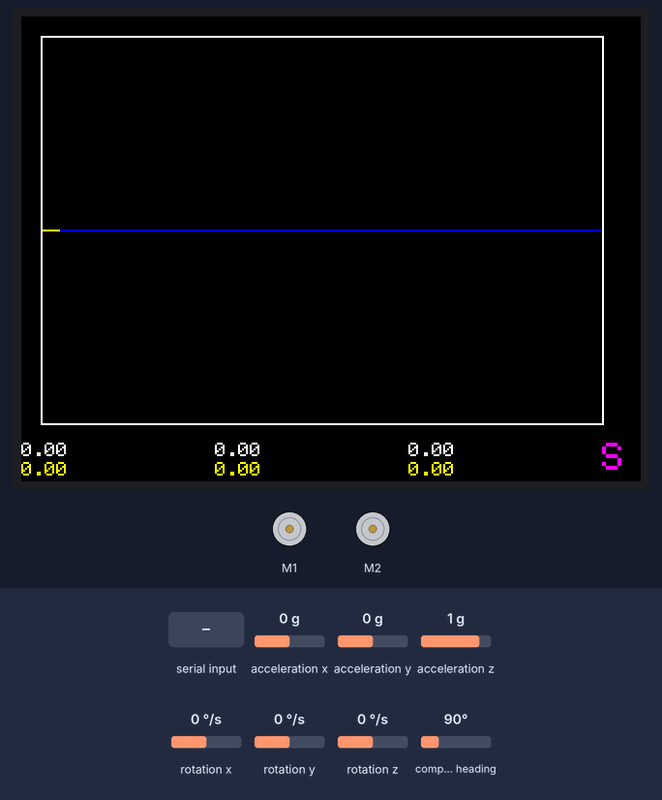
Bench run of a sketch on a simulated Arduino Uno, built with avr-gcc and run on an emulated ATmega328P. Shown: 2 × DC motor (green arrow = forward, orange = backward, longer = faster), 320×240 colour display. Inputs (shaded band) come from the test bench; at power-on: acceleration x 0 g, acceleration y 0 g, acceleration z 1 g, rotation x 0 °/s, rotation y 0 °/s, rotation z 0 °/s, compass heading 90°. What the sketch prints to the serial monitor is not drawn.

Above: at 3.6 s.
3.7 s: "F" received over the second serial link
At 3.88 s:
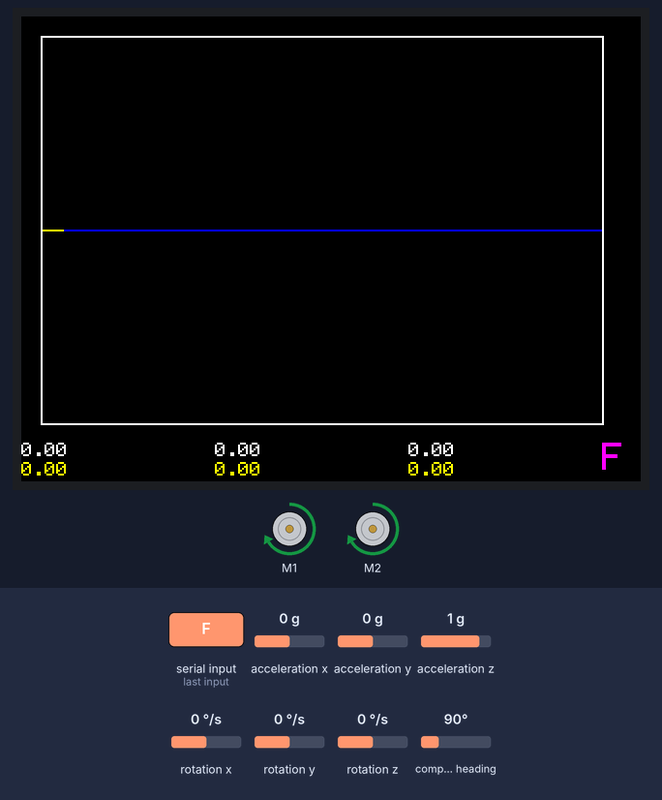
5.7 s: "B" received over the second serial link
At 5.9 s:
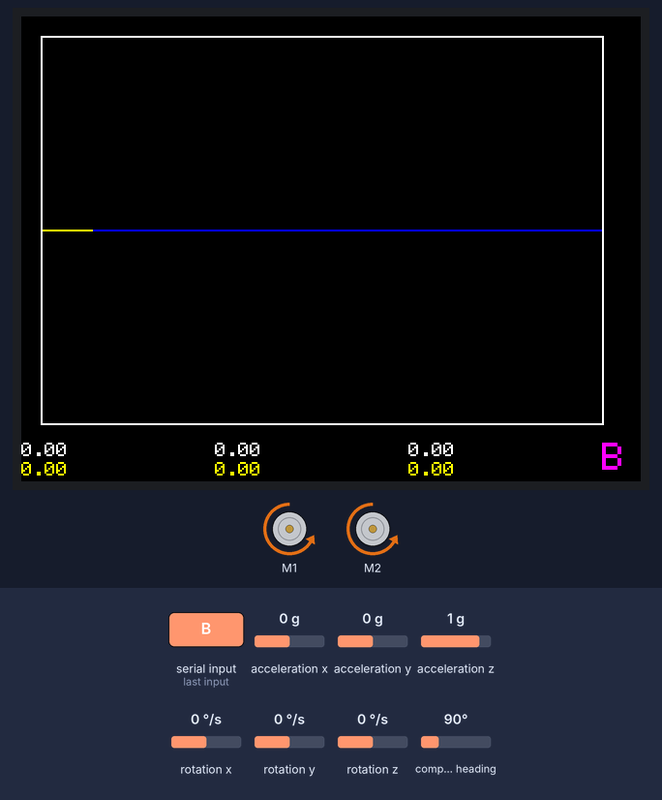
7.7 s: "L" received over the second serial link
At 7.78 s:
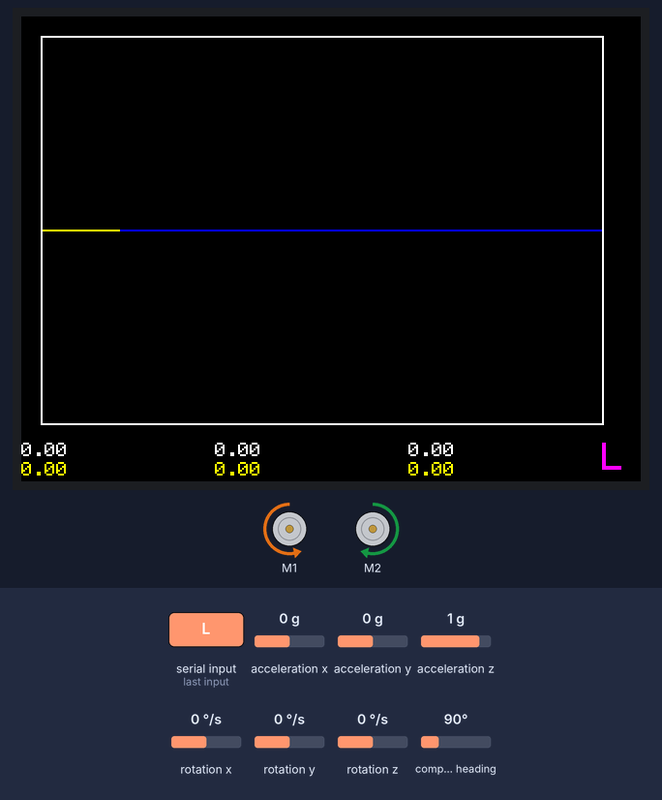
9.6 s: "R" received over the second serial link
At 9.8 s:
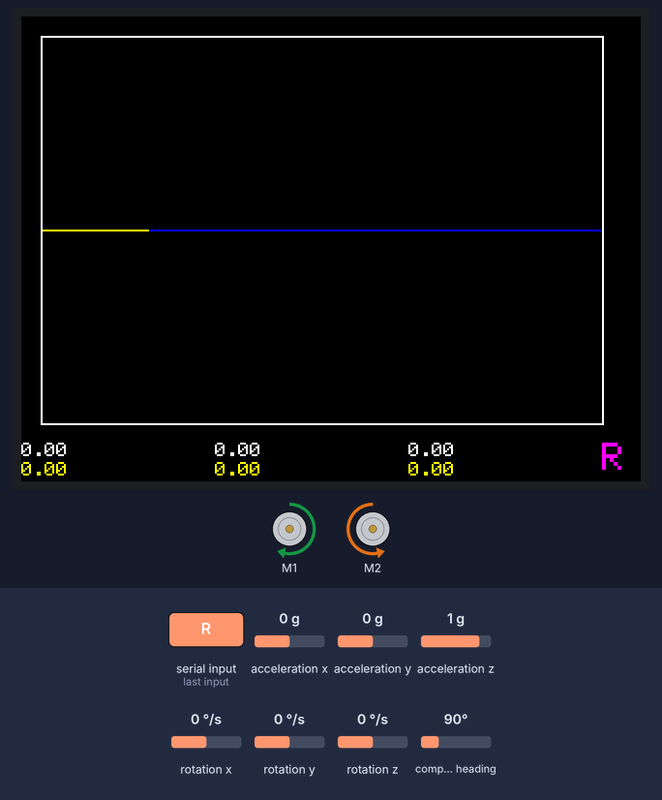
11.6 s: acceleration x set to -1.4 g
At 11.69 s:
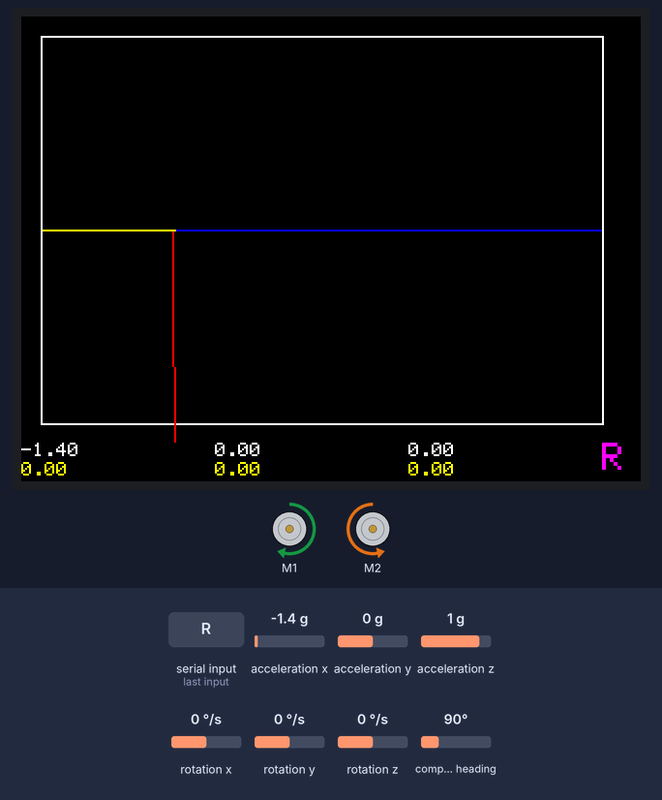
13.1 s: "S" received over the second serial link
At 13.31 s:
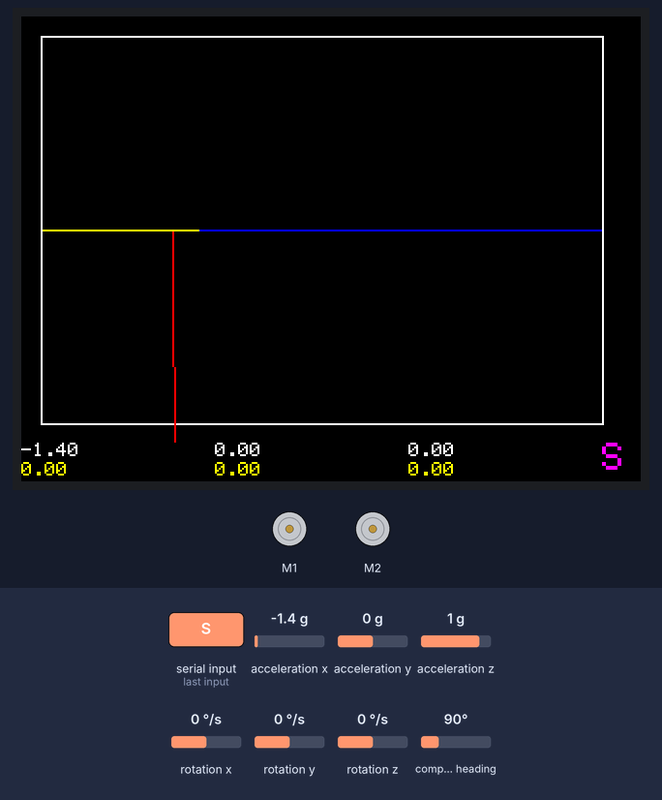
Timing chart, 0 to 16.1 s (numbered marks = the images above; inputs shaded):
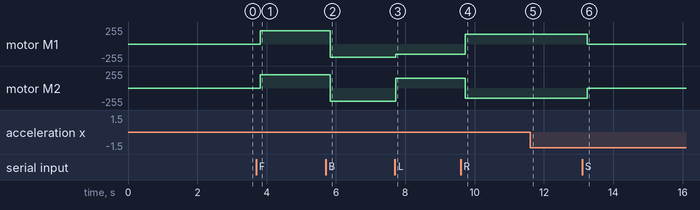

The sketch:

imu_bt_motor_tft2.ino
```cpp
//
// Wiring:
// Motor shield + Arduino Uno at 3.3V
// 240x320 SPI TFT screen
// TFT    Arduino
// --------------
//
// MPU9250 at I2C
//
#include <MPU9250_asukiaaa.h>
#include  <Adafruit_MotorShield.h>
#include <Adafruit_GFX.h>
#include <Adafruit_ILI9341.h>
#include  <SoftwareSerial.h>


#define MOTOR_ADDRESS 0x60
#define IMU_ADDRESS   0x68

#define NUM_COLS      20
#define NUM_ROWS      4

#define BT_SPEED      9600
#define BT_RX         4
#define BT_TX         5

#define TFT_CS        10
#define TFT_RST       8
#define TFT_DC        9
#define TFT_MISO      12
#define TFT_MOSI      11
#define TFT_SCK       13

MPU9250_asukiaaa      imu;
Adafruit_ILI9341      tft = Adafruit_ILI9341(TFT_CS, TFT_DC, TFT_RST);
Adafruit_MotorShield  ams = Adafruit_MotorShield();
Adafruit_DCMotor      *leftMotor = ams.getMotor(1);
Adafruit_DCMotor      *rightMotor = ams.getMotor(2);
SoftwareSerial        bt(BT_RX, BT_TX);

// Global variables
int status;
char cmd = 'S';                   // Command received from BT
float accX, accY, accZ;           // Acceleration from IMU
float girX, girY, girZ;           // Gyro from IMU
float cmpX, cmpY, cmpZ;           // Compass from IMU
float accXcal, accYcal, accZcal;  // Calibratrd acceleration offsets
float girXcal, girYcal, girZcal;  // Calibrated gyro offsets

int yh = 10;
int yl = 210;
int y0 = 110;
float vmin = -1.0;
float vmax = 1.0;
float c = 0.0;
int xmin = 10;
int xmax = 300;
int index = 1;
int maxindex = xmax - xmin -1;
float accXprev, accYprev, accZprev;

float calcCoefficient(int yh, int yl, float vmin, float vmax)
{
  return (float)(yl - yh)/(vmax-vmin);
}

int calcY( int y0, float c, float v)
{
  return y0 - c * v;
}

void drawCoordinates(int yh, int yl, int y0)
{
  tft.drawLine(xmin, yh,  xmax, yh, ILI9341_WHITE);
  tft.drawLine(xmin, yl,  xmax, yl, ILI9341_WHITE);
  tft.drawLine(xmin, yh,  xmin, yl, ILI9341_WHITE);
  tft.drawLine(xmax, yh,  xmax, yl, ILI9341_WHITE);
  tft.drawLine(xmin+1, y0,  xmax-1, y0, ILI9341_BLUE);
}

// Motor control routines

void runForward()
{
  leftMotor->setSpeed(200);
  rightMotor->setSpeed(200);
  leftMotor->run(FORWARD);
  rightMotor->run(FORWARD);
}

void runBackward()
{
  leftMotor->setSpeed(200);
  rightMotor->setSpeed(200);
  leftMotor->run(BACKWARD);
  rightMotor->run(BACKWARD);
}

void runLeft()
{
  leftMotor->setSpeed(150);
  rightMotor->setSpeed(150);
  leftMotor->run(BACKWARD);
  rightMotor->run(FORWARD);
}

void runRight()
{
  leftMotor->setSpeed(150);
  rightMotor->setSpeed(150);
  leftMotor->run(FORWARD);
  rightMotor->run(BACKWARD);
}
void runStop()
{
  leftMotor->setSpeed(0);
  rightMotor->setSpeed(0);
  leftMotor->run(RELEASE);
  rightMotor->run(RELEASE);
}

// IMU routines

void  displayIMU()
{

  if(index != 1) // Not the leftmost point --> draw the line from the previous point
  {
    tft.drawLine(xmin+index-1, y0-c*accXprev, xmin+index, y0-c*accX, ILI9341_RED);
    tft.drawLine(xmin+index-1, y0-c*accYprev, xmin+index, y0-c*accY, ILI9341_GREEN);
    tft.drawLine(xmin+index-1, y0-c*accZprev, xmin+index, y0-c*accZ, ILI9341_YELLOW);
    accXprev = accX;
    accYprev = accY;
    accZprev = accZ;
  }
  else // Leftmost point --> draw just the point
  {
    tft.startWrite();
    tft.writePixel(xmin+index, y0-c*accX, ILI9341_RED);
    tft.writePixel(xmin+index, y0-c*accY, ILI9341_GREEN);
    tft.writePixel(xmin+index, y0-c*accZ, ILI9341_YELLOW);
    tft.endWrite();
  }

  index++;
  if(index >= maxindex)
  {
    index=1;
    tft.fillRect(xmin+1, yh+1, xmax-1, yl-1, ILI9341_BLACK);
    drawCoordinates(yh, yl, y0);

  }

  tft.fillRect(0, 220, 299, 20, ILI9341_BLACK);
  tft.setTextSize(1);

  tft.setTextColor(ILI9341_WHITE);
  tft.setCursor(0, 220);
  tft.print(accX);
  tft.setCursor(100, 220);
  tft.print(accY);
  tft.setCursor(200, 220);
  tft.print(accZ);

  tft.setTextColor(ILI9341_YELLOW);
  tft.setCursor(0, 230);
  tft.print(girX);
  tft.setCursor(100, 230);
  tft.print(girY);
  tft.setCursor(200, 230);
  tft.print(girZ);
 }

void sendIMU()
{
  bt.print(cmd);
  bt.print(", ");

  bt.print(accX);
  bt.print(", ");
  bt.print(accY);
  bt.print(", ");
  bt.print(accZ);
  bt.print(", ");

  bt.print(girX);
  bt.print(", ");
  bt.print(girY);
  bt.print(", ");
  bt.print(girZ);
  bt.print(", ");

  bt.print(cmpX);
  bt.print(", ");
  bt.print(cmpY);
  bt.print(", ");
  bt.print(cmpZ);
  bt.println(" ");

}

void calibrateIMU()
{
  int sz = 20;
  accXcal = accYcal = accZcal = 0.0;
  girXcal = girYcal = girZcal = 0.0;
  Serial.println("IMU calibration started. Do NOT move the car!");
  for(int i=0; i<sz; i++)
  {
    imu.accelUpdate();
    accX = imu.accelX();
    accY = imu.accelY();
    accZ = imu.accelZ();

    imu.gyroUpdate();

    girX = imu.gyroX();
    girY = imu.gyroY();
    girZ = imu.gyroZ();

    Serial.print(i);
    Serial.print(",   ");
    Serial.print(accX);
    Serial.print(", ");
    Serial.print(accY);
    Serial.print(", ");
    Serial.print(accZ);
    Serial.print("   ");
    Serial.print(girX);
    Serial.print(", ");
    Serial.print(girY);
    Serial.print(", ");
    Serial.println(girZ);

    accXcal += accX;
    accYcal += accY;
    accZcal += accZ;

    girXcal += girX;
    girYcal += girY;
    girZcal += girZ;

    delay(100);
  }

  Serial.println("IMU calibration completed");

  accXcal = accXcal / sz;
  accYcal = accYcal / sz;
  accZcal = accZcal / sz;

  girXcal = girXcal / sz;
  girYcal = girYcal / sz;
  girZcal = girZcal / sz;
}

void setup() {
  pinMode( 19, INPUT_PULLUP ); // fix Serial1

  Serial.begin(9600);
  Serial.println("IMU_BT_MOTOR_TFT started");

  ams.begin();          // Motor shield initialization
  leftMotor->setSpeed(0);
  leftMotor->run(RELEASE);
  rightMotor->setSpeed(0);
  rightMotor->run(RELEASE);
  Serial.println("AMS ready");

  bt.begin(BT_SPEED);   // HC-06 Bluetooth module initialization
  bt.print("BT ready");
  Serial.println("BT ready");


  pinMode(TFT_RST, INPUT_PULLUP);
  tft.begin();
  tft.setRotation(3);
  tft.fillScreen(ILI9341_BLACK);
  Serial.println("TFT ready");
  c = calcCoefficient(yh, yl, vmin, vmax);
  Serial.print("Coefficient="); Serial.println(c);
  drawCoordinates(yh, yl, y0);
  Serial.println("Coordinates drawn");

  // start communication with IMU

    Wire.begin();
    imu.setWire(&Wire);
    imu.beginAccel();
    imu.beginGyro();
    imu.beginMag();
    Serial.println("IMU started(Accel+Gyro)");


  calibrateIMU();
  Serial.println("Setup completed");
}

void loop() {

  // Get command from bluetooth
  if( bt.available())
  {
    cmd = bt.read();
  }

  tft.fillRect(300, 220, 16, 16, ILI9341_BLACK);
  tft.setCursor(300, 220);
  tft.setTextColor(ILI9341_MAGENTA);
  tft.setTextSize(2);

  switch (cmd)
  {
    case 'F':
      Serial.println("--> Forward");
      tft.println("F");
      runForward();
      break;

    case 'B':
      Serial.println("--> Backward");
      tft.println("B");
      runBackward();
    break;

    case 'L':
      Serial.println("--> Left");
      tft.println("L");
      runLeft();
      break;

    case 'R':
      Serial.println("--> Right");
      tft.println("R");
      runRight();
      break;

    case 'S':
      Serial.println("--> Stop");
      tft.println("S");
      runStop();
      break;

    default:
      Serial.println("--> unknown command");
      cmd = '?';
      tft.println("?");
      runStop();
      break;
  }


  // read the IMU sensor
  imu.accelUpdate();
  accX = imu.accelX() - accXcal;
  accY = imu.accelY() - accYcal;
  accZ = imu.accelZ() - accZcal;

  imu.gyroUpdate();
  girX = imu.gyroX() - girXcal;
  girY = imu.gyroY() - girYcal;
  girZ = imu.gyroZ() - girZcal;

  imu.magUpdate();
  cmpX = imu.magX();
  cmpY = imu.magY();
  cmpZ = imu.magZ();

  displayIMU();

  sendIMU();

  delay(50);
}
```

Measured:
- after the input at 3.7 s, motor M1, motor M2: stopped → forward 200/255 after 0.12 s; the display: changes after 0.12 s (image 1)
- after the input at 5.7 s, motor M1, motor M2: forward 200/255 → backward 200/255 after 0.14 s; the display: first differs from a run without the input after 0.14 s (image 2)
- after the input at 7.7 s, motor M1: backward 200/255 → backward 150/255 at once; motor M2: backward 200/255 → forward 150/255 at once; the display: changes at once (image 3)
- after the input at 9.6 s, motor M1: backward 150/255 → forward 150/255 after 0.14 s; motor M2: forward 150/255 → backward 150/255 after 0.14 s; the display: first differs from a run without the input after 0.14 s (image 4)
- after the input at 13.1 s, motor M1: forward 150/255 → stopped after 0.15 s; motor M2: backward 150/255 → stopped after 0.15 s
